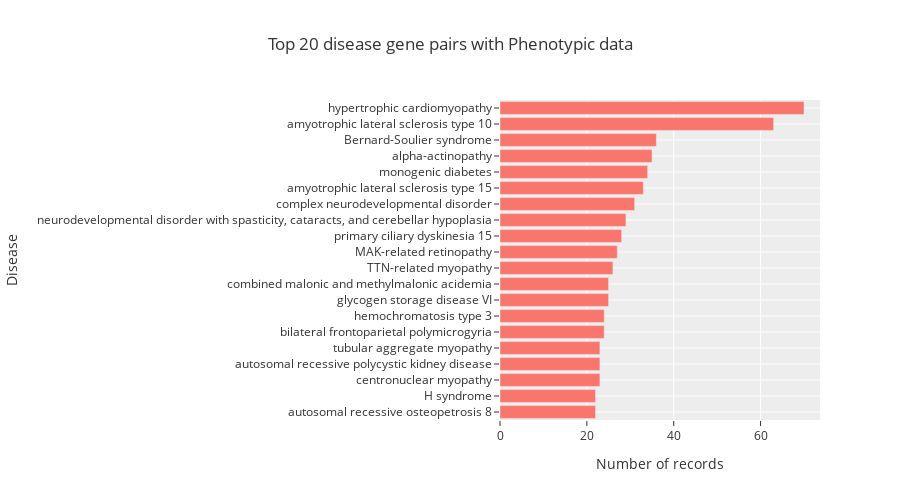

Notebook cell for this chart:
### Code cell
fig = px.bar(temporal_pheno_data_records.iloc[:20].sort_values(by="Number of records with phenotypes"), y = "Disease Label", x= "Number of records with phenotypes",
             title="Top 20 disease gene pairs with Phenotypic data",
             orientation = 'h',
             hover_data=["Disease Label", "gene"],
             template = "ggplot2",
             height = 500
             
            )
fig.layout.yaxis.title = "Disease"
fig.layout.xaxis.title = "Number of records"
fig.show()

### Figure 1 — Plotly figure (JSON) as saved in the notebook; plotly's stock layout.template omitted (floating-point values rounded to 4 significant figures)
{"data": [{"customdata": [["hgnc:14974"], ["hgnc:23096"], ["hgnc:1052"], ["hgnc:9008"], ["hgnc:11386"], ["hgnc:4512"], ["hgnc:11762"], ["hgnc:9725"], ["hgnc:27288"], ["hgnc:12403"], ["hgnc:6816"], ["hgnc:26090"], ["hgnc:2377"], ["hgnc:11590"], ["hgnc:12509"], ["hgnc:59"], ["hgnc:129"], ["hgnc:4444"], ["hgnc:11571"], ["hgnc:2472"]], "hovertemplate": "Number of records with phenotypes=%{x}<br>Disease Label=%{y}<br>gene=%{customdata[0]}<extra></extra>", "legendgroup": "", "marker": {"color": "#F8766D", "pattern": {"shape": ""}}, "name": "", "orientation": "h", "showlegend": false, "textposition": "auto", "type": "bar", "x": [22, 22, 23, 23, 23, 24, 24, 25, 25, 26, 27, 28, 29, 31, 33, 34, 35, 36, 63, 70], "xaxis": "x", "y": ["autosomal recessive osteopetrosis 8", "H syndrome", "centronuclear myopathy", "autosomal recessive polycystic kidney disease", "tubular aggregate myopathy", "bilateral frontoparietal polymicrogyria", "hemochromatosis type 3", "glycogen storage disease VI", "combined malonic and methylmalonic acidemia", "TTN-related myopathy", "MAK-related retinopathy", "primary ciliary dyskinesia 15", "neurodevelopmental disorder with spasticity, cataracts, and cerebellar hypoplasia", "complex neurodevelopmental disorder", "amyotrophic lateral sclerosis type 15", "monogenic diabetes", "alpha-actinopathy", "Bernard-Soulier syndrome", "amyotrophic lateral sclerosis type 10", "hypertrophic cardiomyopathy"], "yaxis": "y"}], "layout": {"barmode": "relative", "height": 500, "legend": {"tracegroupgap": 0}, "title": {"text": "Top 20 disease gene pairs with Phenotypic data"}, "xaxis": {"anchor": "y", "domain": [0, 1], "title": {"text": "Number of records"}}, "yaxis": {"anchor": "x", "domain": [0, 1], "title": {"text": "Disease"}}}}
